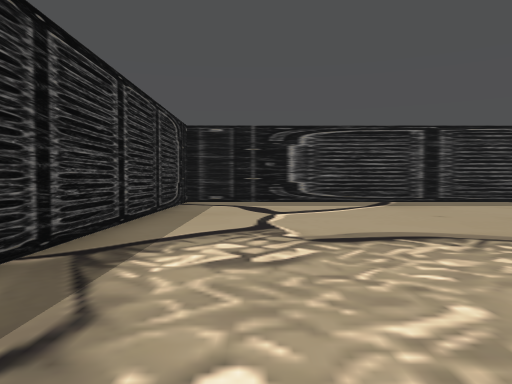
View 1 (above)

24 first-person views from a walk through a scene from a Unity 3-D project. The camera is 1.5 m above the floor, tilts 2° down and sees 70° across. The floor is counted in squares, 2 m on a side. Each view is taken from the middle of a square. On the plan, view 1 faces up. The plan holds only what a view shows up to about 11 squares ahead; the rest is blank. The place goes on beyond the plan. The player is left out. Some surface patterns are stand-ins.

View 2
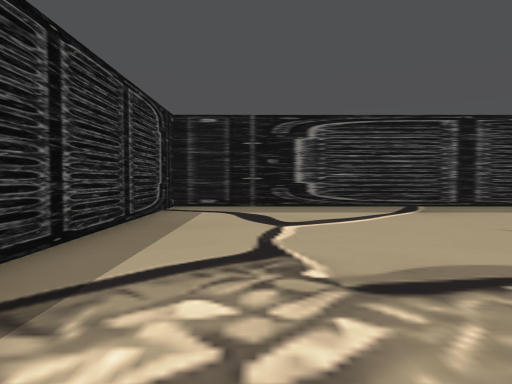

View 3
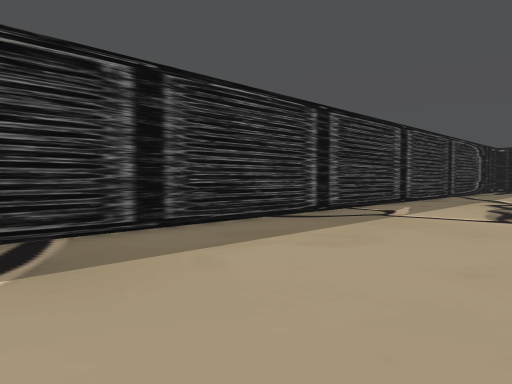

View 4
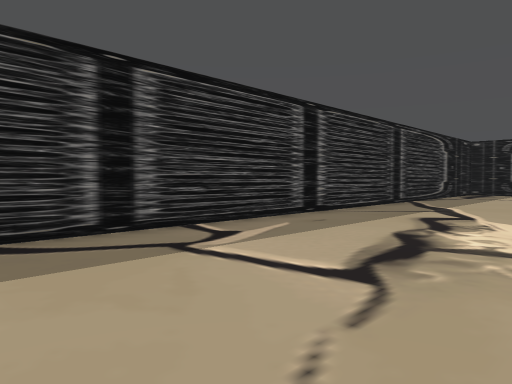

View 5
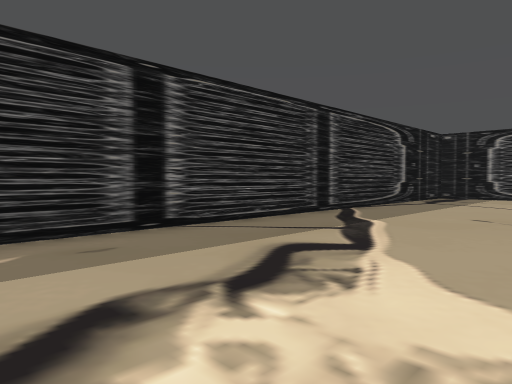

View 6
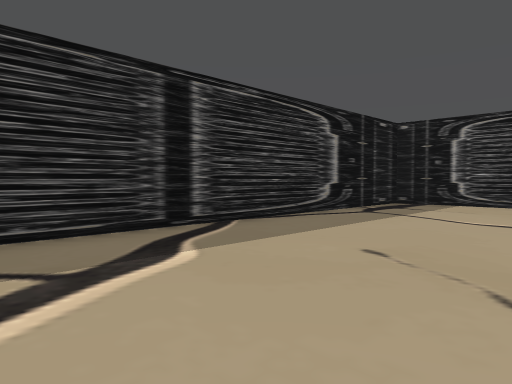

View 7
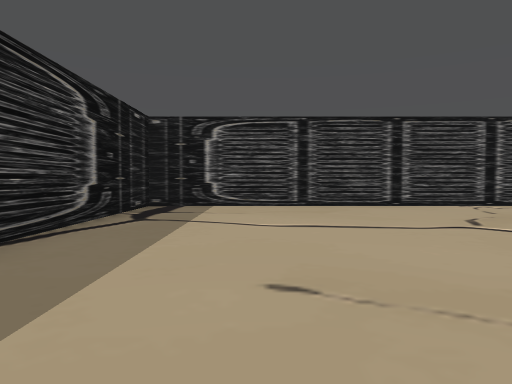

View 8
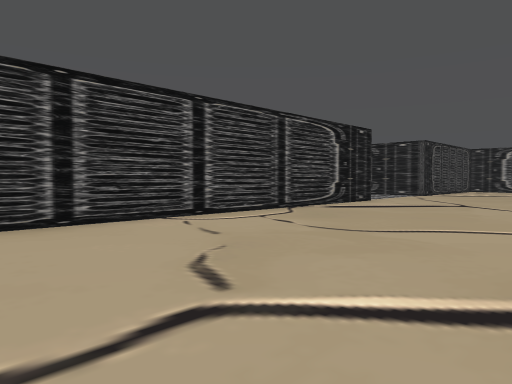

View 9
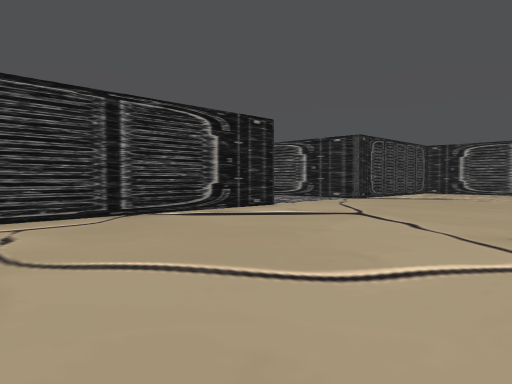

View 10
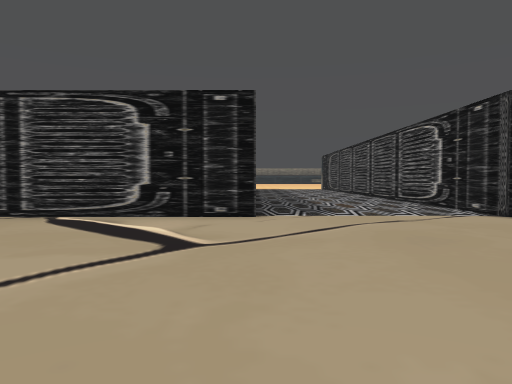

View 11
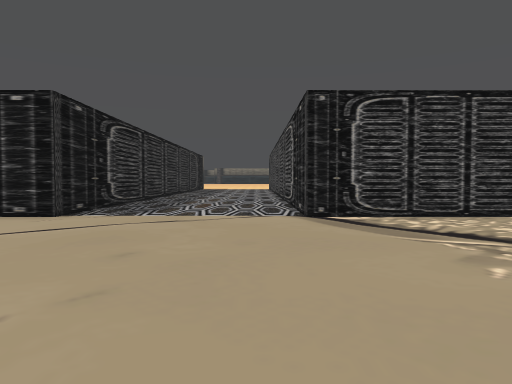

View 12
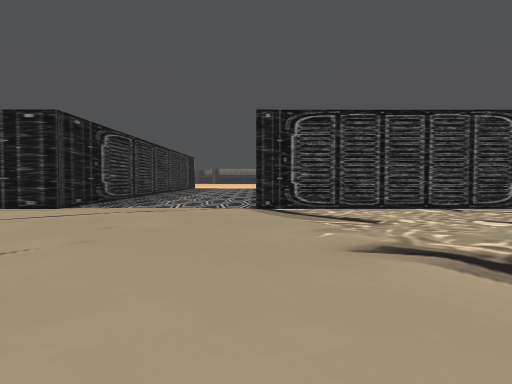

View 13
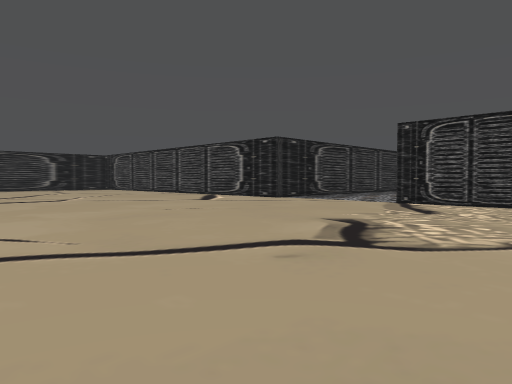

View 14
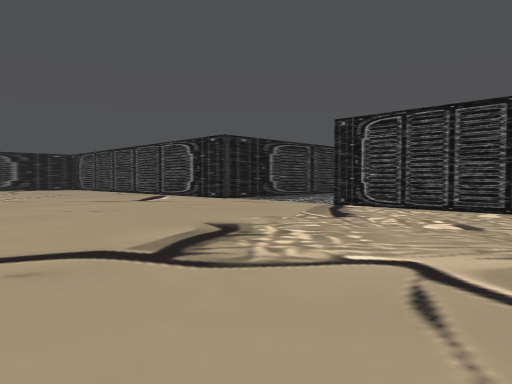

View 15
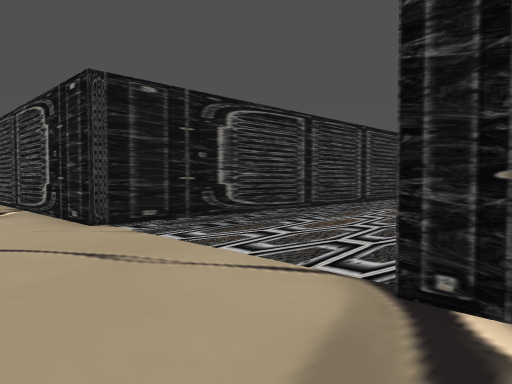

View 16
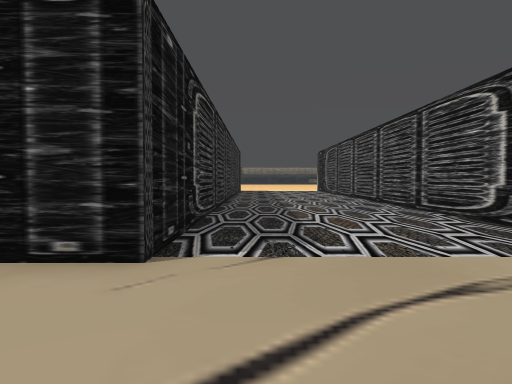

View 17
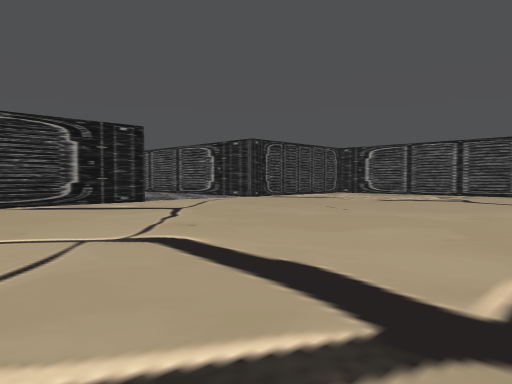

View 18
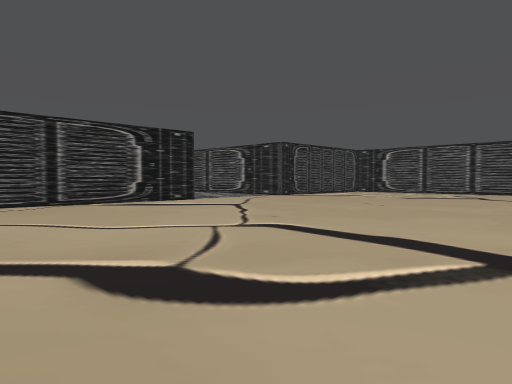

View 19
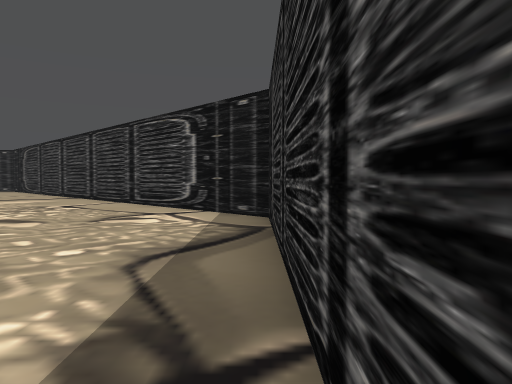

View 20
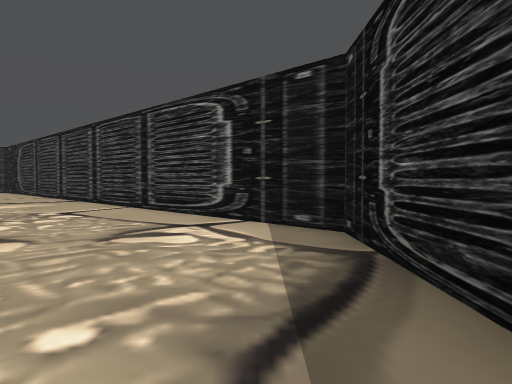

View 21
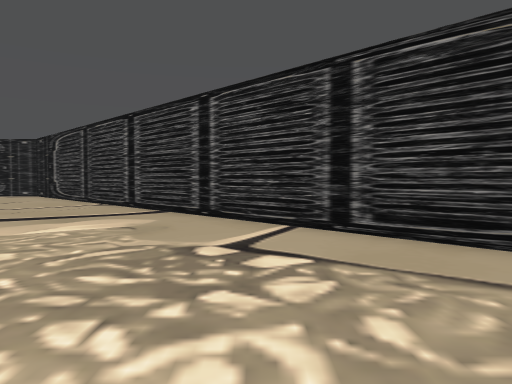

View 22
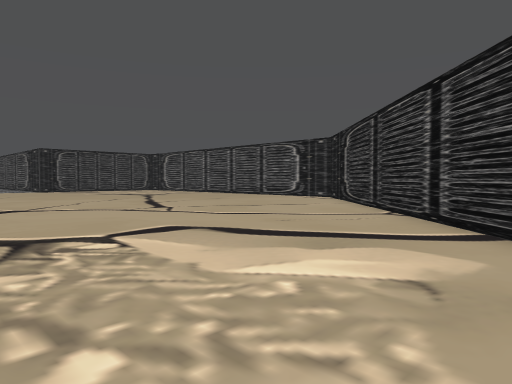

View 23
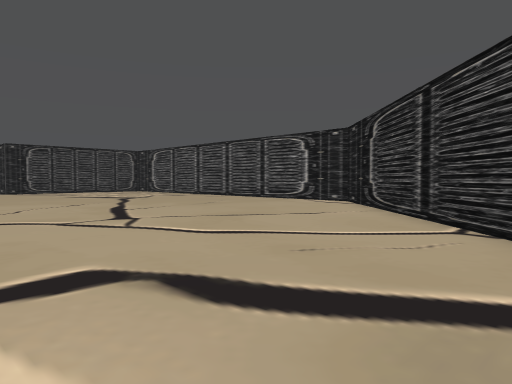

View 24
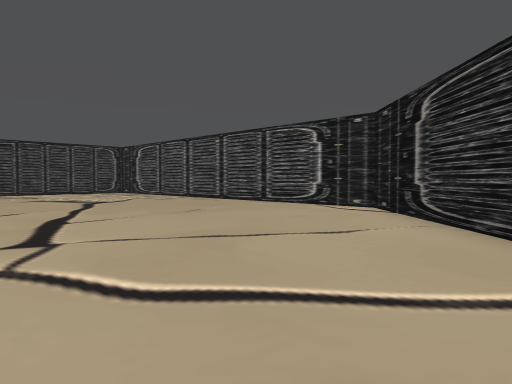

### Floor plan
Points are (right, up) in squares from view 1. A wall is a line through its corners. A room is listed if a view was taken in it or the views show most of it. See-through windows are left out.
Room 1 (views 1, 2, 3, 4, 5, 6, 7, 8, 9, 10, 11, 12, 13, 14, 15, 16, 17, 18, 19, 20, 21, 22, 23, 24)
walls: (27.2, -16.5) (27.2, -10) (34.5, -10); (34.5, -5) (27.2, -5) (27.2, 12) (-2.2, 12) (-2.2, -2.2) (12, -16.4)

Positions as (right, up) in squares from view 1, and headings:
1: (0, 0), facing up
2: (0, 2), facing up
3: (3, 7), facing up-right
4: (8, 7), facing up-right
5: (12, 7), facing up-right
6: (16, 7), facing up-right
7: (17, 9), facing right
8: (21, 7), facing down-right
9: (20, 3), facing down-right
10: (20, -5), facing right
11: (20, -9), facing right
12: (18, -10), facing right
13: (16, -15), facing up-right
14: (18, -16), facing up-right
15: (25, -11), facing up-right
16: (24, -6), facing right
17: (16, 1), facing down-right
18: (16, 3), facing down-right
19: (-2, 5), facing down
20: (-1, 3), facing down
21: (3, -1), facing down
22: (4, -4), facing down-right
23: (6, -6), facing down-right
24: (8, -8), facing down-right
